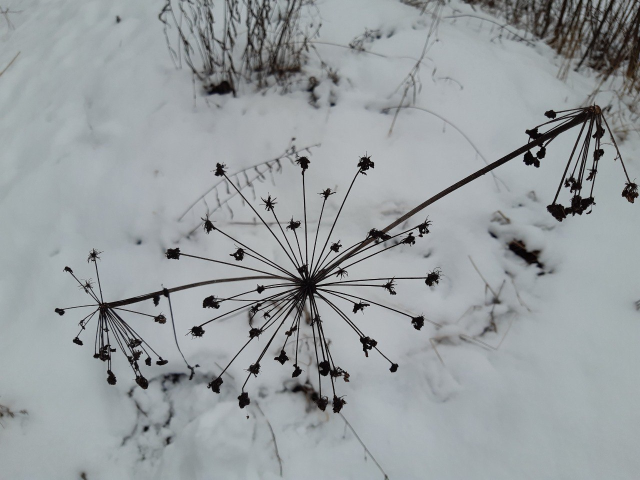
#> input picture images/photoexample.jpg, 1280 x 960 px, found by its file name (shown at 1/2 size)
$ jupyter execute --allow-errors Image_editing_simple_tools.ipynb   (shell and % lines are left out)
#> lines starting #> are read from the running program, lines starting #| are printed output that depends on the picture
# Image editing with python
Author Liubov

For image editing in python we will need to use several tricks:
    1. first we will need to load image using one of many image editing libraries
    2. we will need, which is very important, to convert image to numpy if we want to work with it as with array
    3. then we can also create any masks and images as we want


[cell 1]
# let us install one of the libraries we will use

[cell 2]
import numpy as np
#from skimage import data
import matplotlib.pyplot as plt
import numpy

#image = data.camera()
#type(image)
numpy.ndarray #Image is a NumPy array:

#mask = image < 87
#image[mask]=255
#plt.imshow(image, cmap='black')

Let us load images. There are many ways to do this, we are using imread function from one of libraries, e.g.

#> (a cell that did not finish here is left out)

Let us now transform image into something interesting, using masks:

[cell 4]
import cv2 as cv
from matplotlib import pyplot as plt
from PIL import Image
#import pytesseract
#from resizeimage import resizeimage

image = cv.imread('photoexample.jpg')# "D:\TemplateMatch\\fitting.png")# ------>"THIS IS THE WRONG USAGE"
#> image is the input picture: shape (960, 1280, 3); mean B, G, R 159.4, 156.9, 151.3
#cv.rectangle(img,(29,2496),(604,2992),(255,0,0),5)
#plt.imshow(numpy.real(img))

img = np.array(image) # this is very important to convert to numpy

mask = img < 87
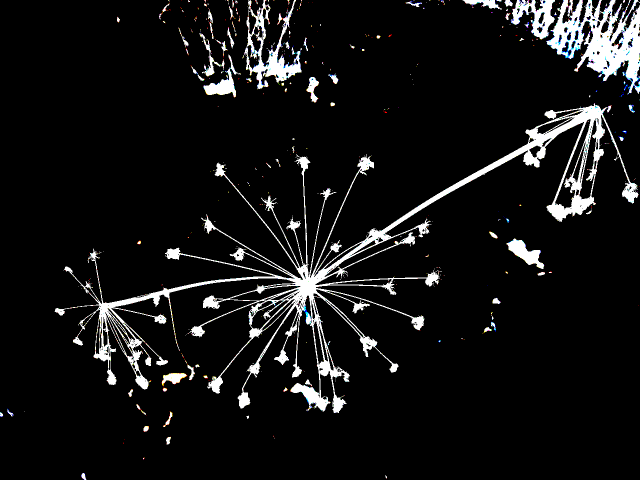
#> mask: shape (960, 1280, 3) bool (shown at 1/2 size); mean B, G, R 0.0773, 0.077, 0.0768
img[mask] = 255
inds_x = np.arange(len(img))
#> inds_x = 960 values from 0 to 959
inds_y = (4 * inds_x) % len(img)
#> inds_y = 960 values, max 956 at index 239, min 0 at index 0, mean 478
img[inds_x, inds_y] = 0
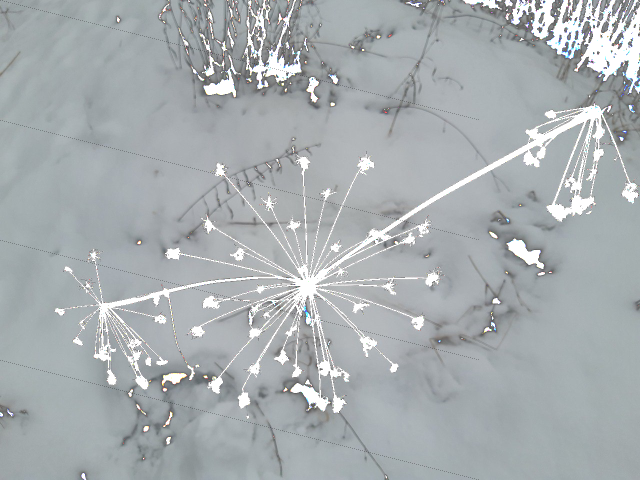
#> img: shape (960, 1280, 3) (shown at 1/2 size); mean B, G, R 176.1, 173.6, 167.7


l_x, l_y = img.shape[0], img.shape[1]
#> l_x = 960; l_y = 1280
X, Y = np.ogrid[:l_x, :l_y]
#> X = 960 values from 0 to 959
outer_disk_mask = (X - l_x / 2)**2 + (Y - l_y / 2)**2 > (l_x / 2)**2
img[outer_disk_mask] = 0
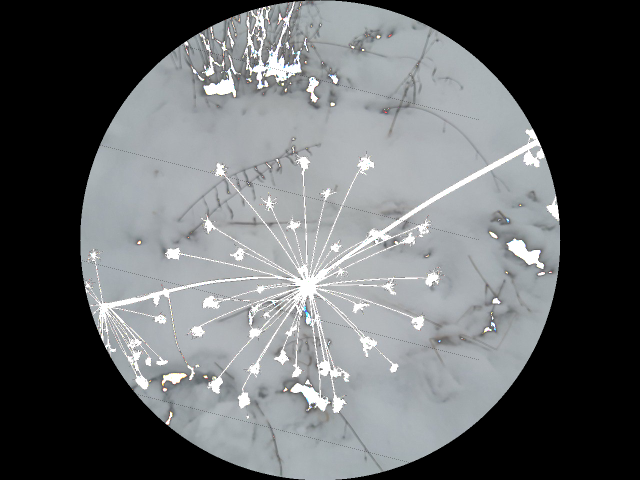
#> img: shape (960, 1280, 3) (shown at 1/2 size); mean B, G, R 104.3, 102.7, 100

plt.figure(figsize=(4, 4))
plt.imshow(img) #,cmap='grey') # comment colormap cmap does not work
plt.axis('off')
plt.show()


# [7 lines of commented-out code are left out]
